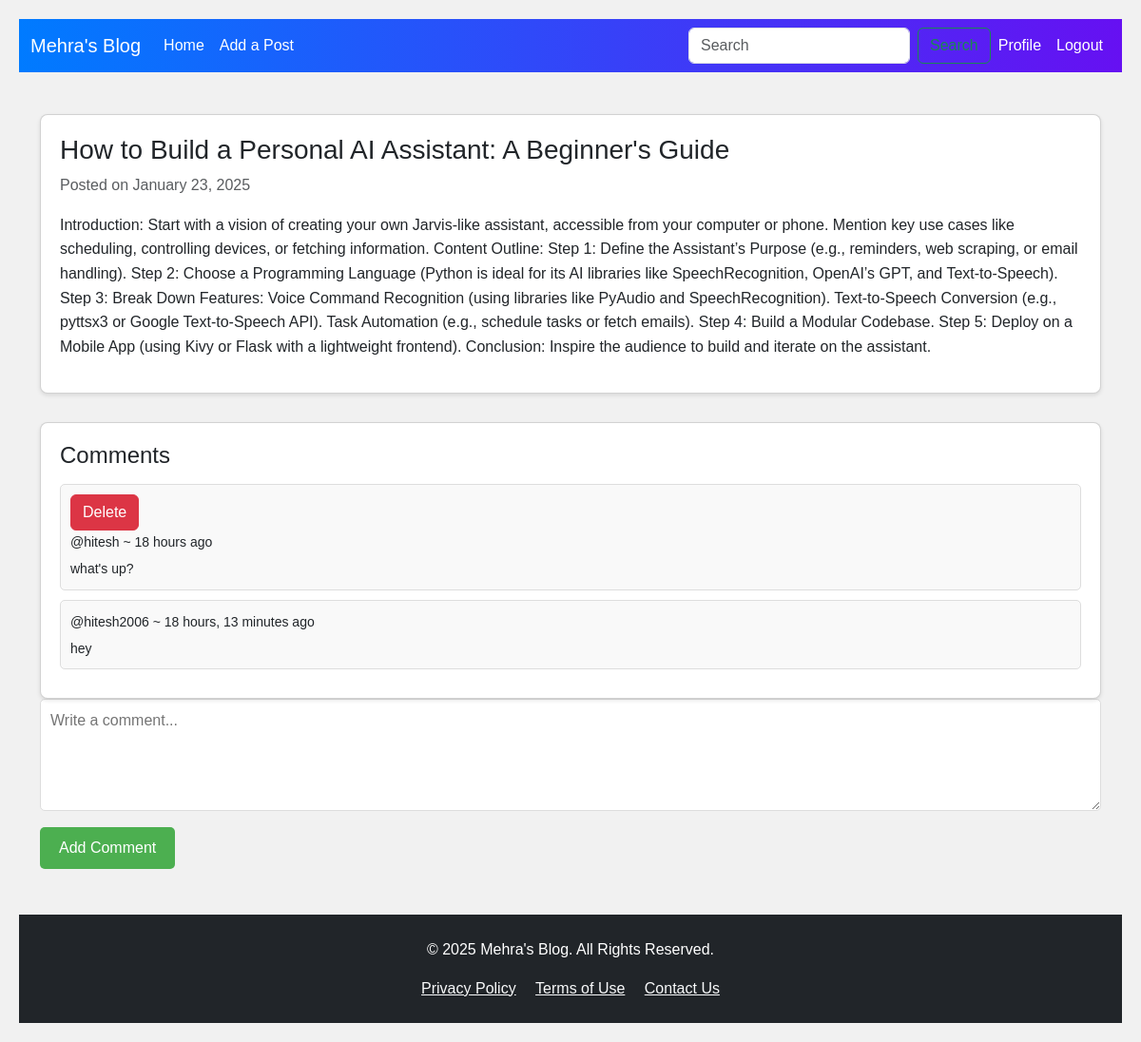
The app's page /full-post/3 (signed in) with its own data.
### blog_app/models.py (models this page shows, shortened)
class Posts(models.Model):
    user = models.ForeignKey(User,on_delete=models.CASCADE,null=True)
    title = models.CharField(max_length=100)
    content = models.CharField(max_length=100000)
    created_at = models.DateField(auto_now=True)

class Message(models.Model):
    user = models.ForeignKey(User,on_delete=models.CASCADE,null=True)
    post = models.ForeignKey(Posts,on_delete=models.CASCADE,null=True,related_name="comments")
    body = models.TextField()
    created_at = models.DateTimeField(auto_now=True)

### blog_app/views.py (the view)
# urls.py: path('full-post/<str:pk>',views.posts_full,name='full-post'),
@login_required(login_url="/login/")
def posts_full(request,pk):
    post = Posts.objects.get(id=pk)
    comments = post.comments.all().order_by('-created_at')
    if request.method == 'POST':
        comment = Message.objects.create(user=request.user,
                                        post=post,
                                        body=request.POST.get('content'))
        messages.success(request,"Comment is added Successfully !!!!")
        return redirect('full-post',pk=post.id)
    context={'posts':post,'comments':comments}
    return render(request,'posts.html',context)

### templates/posts.html (shortened to what this page needs)
{% extends 'base.html' %}
{% block content %}
<div class="row">
  <div class="leftcolumn">
    <div class="card">
      <h1>{{ posts.title }}</h1>
      <h6 class="text-muted">Posted on {{ posts.created_at|date:"F j, Y" }}</h6>
      <p>{{ posts.content }}</p>
    </div>
    <div class="card comments-section">
      <h2>Comments</h2>
      {% for comment in comments %}
      <div class="comment">
        {% if request.user == comment.user %}
        <form method="POST" action="{% url 'delete-comment' comment.id %}" class="delete-form">
          <button type="submit" class="btn btn-danger">Delete</button>
        </form>
        {% endif %}
        <small>@{{comment.user}} ~ {{comment.created_at|timesince}} ago</small>
        <p>{{ comment.body }}</p>
      </div>
      {% empty %}
      <p>No comments yet. Be the first to comment!</p>
      {% endfor %}
    </div>
    {% if request.user.is_authenticated %}
    <div class="comment-form">
      <form method="POST" class="comment-form">
        <textarea name="content" rows="4" placeholder="Write a comment..." required></textarea>
        <button type="submit">Add Comment</button>
      </form>
    </div>
    {% endif %}
  </div>
</div>
{% endblock content %}

### static/styles/base.css (style rules this page uses)
body { background-color: aquamarine; }

### templates/base.html (style rules this page uses)
body { font-family: 'Roboto', sans-serif; }

### templates/posts.html (style rules this page uses)
* { box-sizing: border-box; }
body { font-family: Arial, sans-serif; padding: 20px; background: #f1f1f1; }
.leftcolumn { float: left; width: 100%; }
.card { background-color: white; padding: 20px; margin-top: 20px; border-radius: 8px; box-shadow: 0 2px 4px rgba(0, 0, 0, 0.1); }
.row:after { content: ""; display: table; clear: both; }
h1 { font-size: 28px; margin-bottom: 10px; }
h6.text-muted { color: gray; margin-bottom: 20px; }
p { line-height: 1.6; }
.comments-section { margin-top: 30px; }
.comments-section h2 { font-size: 24px; margin-bottom: 15px; }
.comment { background-color: #f9f9f9; border: 1px solid #ddd; padding: 10px; margin-bottom: 10px; border-radius: 5px; }
.comment p { margin: 5px 0 0 0; font-size: 14px; }
.comment-form textarea { width: 100%; padding: 10px; margin-bottom: 10px; border: 1px solid #ddd; border-radius: 5px; }
.comment-form button { background-color: #4CAF50; color: white; border: none; padding: 10px 20px; border-radius: 5px; cursor: pointer; }

### records on screen
Posts: title "How to Build a Personal AI Assistant: A Beginner's Guide", created_at "January 23, 2025", content "Introduction: Start with a vision of creating your own Jarvis-like assistant, accessible from your computer or phone. Mention key use cases like scheduling, controlling devices, or fetching information. Content Outline: Step 1: Define the Assistant’s Purpose (e.g., reminders, web scraping, or email handling). Step 2: Choose a Programming Language (Python is ideal for its AI libraries like SpeechRecognition, OpenAI’s GPT, and Text-to-Speech). Step 3: Break Down Features: Voice Command Recognition (using libraries like PyAudio and SpeechRecognition). Text-to-Speech Conversion (e.g., pyttsx3 or Google Text-to-Speech API). Task Automation (e.g., schedule tasks or fetch emails). Step 4: Build a…"
Message: shows "Delete", user "hitesh", created_at "18 hours", body "what's up?"
Message: user "hitesh2006", created_at "18 hours, 13 minutes", body "hey"
